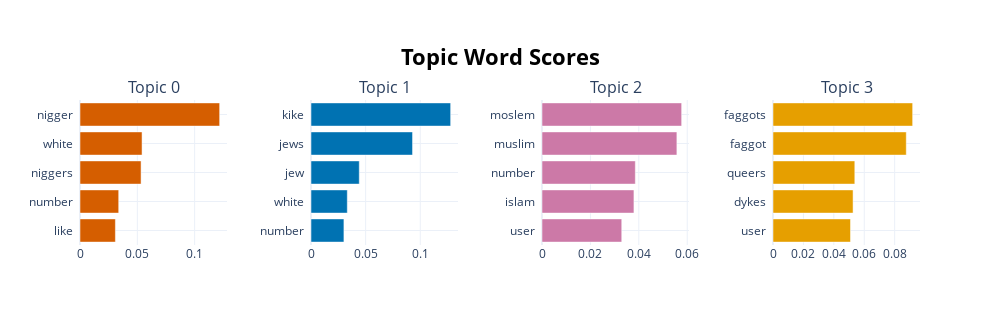

Notebook code for this chart:
### Code cell
bt.visualize_barchart()

### Figure 1 — Plotly figure (JSON) as saved in the notebook; plotly's stock layout.template omitted (floating-point values rounded to 4 significant figures)
{"data": [{"marker": {"color": "#D55E00"}, "orientation": "h", "type": "bar", "x": [0.03088, 0.03376, 0.05327, 0.05413, 0.1218], "xaxis": "x", "y": ["like  ", "number  ", "niggers  ", "white  ", "nigger  "], "yaxis": "y"}, {"marker": {"color": "#0072B2"}, "orientation": "h", "type": "bar", "x": [0.03013, 0.03322, 0.04418, 0.09293, 0.1278], "xaxis": "x2", "y": ["number  ", "white  ", "jew  ", "jews  ", "kike  "], "yaxis": "y2"}, {"marker": {"color": "#CC79A7"}, "orientation": "h", "type": "bar", "x": [0.03295, 0.03798, 0.03856, 0.05573, 0.0577], "xaxis": "x3", "y": ["user  ", "islam  ", "number  ", "muslim  ", "moslem  "], "yaxis": "y3"}, {"marker": {"color": "#E69F00"}, "orientation": "h", "type": "bar", "x": [0.05096, 0.05265, 0.05379, 0.08763, 0.09182], "xaxis": "x4", "y": ["user  ", "dykes  ", "queers  ", "faggot  ", "faggots  "], "yaxis": "y4"}], "layout": {"annotations": [{"font": {"size": 16}, "showarrow": false, "text": "Topic 0", "x": 0.0875, "xanchor": "center", "xref": "paper", "y": 1, "yanchor": "bottom", "yref": "paper"}, {"font": {"size": 16}, "showarrow": false, "text": "Topic 1", "x": 0.3625, "xanchor": "center", "xref": "paper", "y": 1, "yanchor": "bottom", "yref": "paper"}, {"font": {"size": 16}, "showarrow": false, "text": "Topic 2", "x": 0.6375, "xanchor": "center", "xref": "paper", "y": 1, "yanchor": "bottom", "yref": "paper"}, {"font": {"size": 16}, "showarrow": false, "text": "Topic 3", "x": 0.9125, "xanchor": "center", "xref": "paper", "y": 1, "yanchor": "bottom", "yref": "paper"}], "height": 325, "hoverlabel": {"bgcolor": "white", "font": {"family": "Rockwell", "size": 16}}, "showlegend": false, "title": {"font": {"color": "Black", "size": 22}, "text": "<b>Topic Word Scores", "x": 0.5, "xanchor": "center", "yanchor": "top"}, "width": 1000, "xaxis": {"anchor": "y", "autorange": true, "domain": [0, 0.175], "range": [0, 0.1282], "showgrid": true, "type": "linear"}, "xaxis2": {"anchor": "y2", "autorange": true, "domain": [0.275, 0.45], "range": [0, 0.1345], "showgrid": true, "type": "linear"}, "xaxis3": {"anchor": "y3", "autorange": true, "domain": [0.55, 0.725], "range": [0, 0.06074], "showgrid": true, "type": "linear"}, "xaxis4": {"anchor": "y4", "autorange": true, "domain": [0.825, 1], "range": [0, 0.09666], "showgrid": true, "type": "linear"}, "yaxis": {"anchor": "x", "autorange": true, "domain": [0, 1], "range": [-0.5, 4.5], "showgrid": true, "type": "category"}, "yaxis2": {"anchor": "x2", "autorange": true, "domain": [0, 1], "range": [-0.5, 4.5], "showgrid": true, "type": "category"}, "yaxis3": {"anchor": "x3", "autorange": true, "domain": [0, 1], "range": [-0.5, 4.5], "showgrid": true, "type": "category"}, "yaxis4": {"anchor": "x4", "autorange": true, "domain": [0, 1], "range": [-0.5, 4.5], "showgrid": true, "type": "category"}}}
